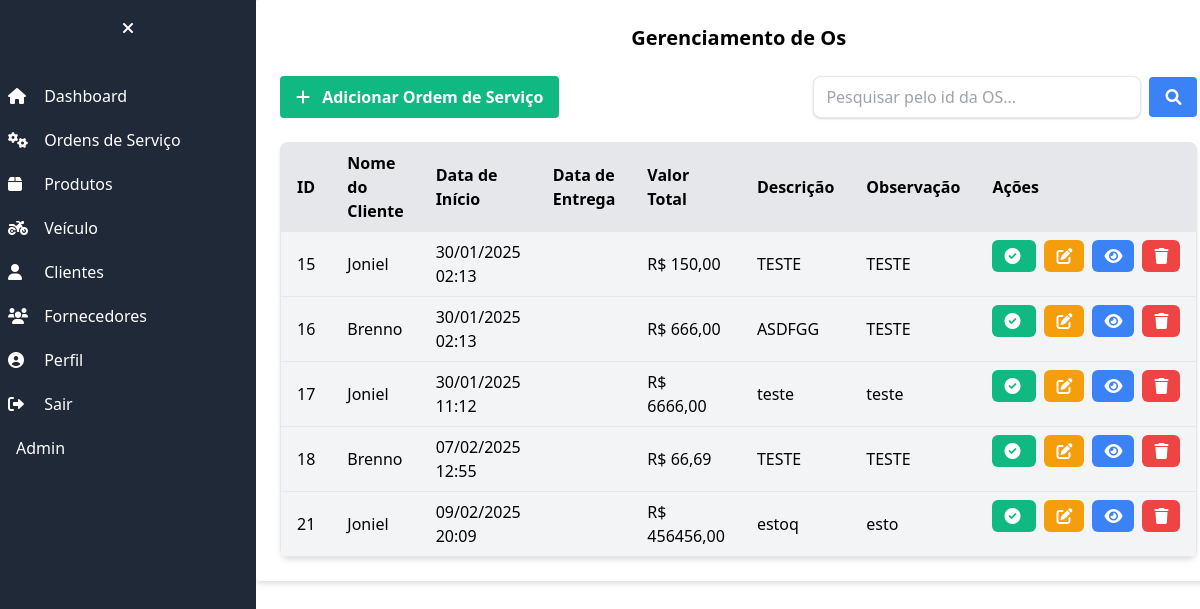
The page /ordem_servico/ (signed in) on the database as committed earlier.
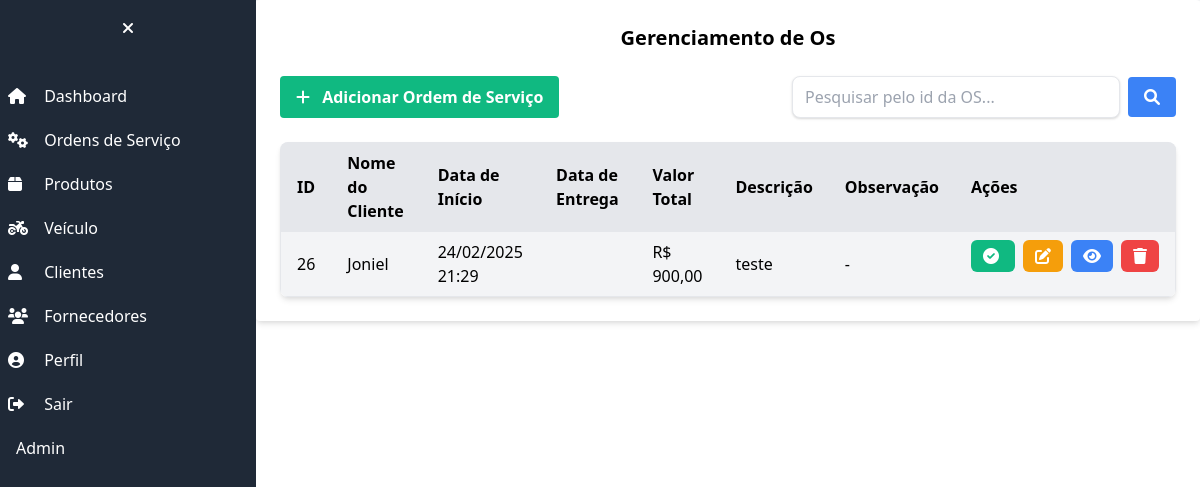
The same page on the database as committed later.
### ordem_servico/models.py (models this page shows, shortened)
class OS(models.Model):
    cliente_nome = models.ForeignKey(Cliente, on_delete=models.CASCADE, verbose_name='Nome do Cliente')
    veiculo = models.ManyToManyField(Veiculo, verbose_name='Veiculo do Cliente')
    foto_inicio = models.ImageField(upload_to='images/', blank=True, verbose_name='Foto do veiculo antes da OS')
    data_inicio = models.DateTimeField(auto_now_add=True, null=False, blank=False, verbose_name="Data de inicio")
    data_fim = models.DateTimeField(null=True, blank=True, verbose_name="Data de entrega")
    foto_fim = models.ImageField(upload_to='images/', blank=True, null=True, verbose_name='Foto do veiculo depois da OS')
    mao_obra = models.DecimalField(max_digits=10, decimal_places=2, verbose_name='Valor da mão de obra')
    descricao = models.TextField(blank=True, verbose_name='Descrição')
    valor_total = models.DecimalField(max_digits=10, decimal_places=2)
    observacao = models.TextField('OBSERVAÇÕES', blank=True)
    class Meta:
        verbose_name = 'Ordem de Serviço'
        verbose_name_plural = 'Ordens de Serviço'

### cliente/models.py (models this page shows, shortened)
class Cliente(models.Model):
    nome = models.CharField('NOME', max_length=255)
    cpf_cnpj = models.CharField('CPF', max_length=18, validators=[validate_cpf_cnpj])
    data_nascimento = models.DateField('NASCIDO EM')
    telefone = models.CharField('TELEFONE 1', max_length=20, validators=[validate_phone])
    telefone2 = models.CharField('TELEFONE 2', max_length=20, validators=[validate_phone], blank=True)
    email = models.EmailField('EMAIL', blank=True)
    endereco_cep = models.CharField('CEP', max_length=10, blank=True)
    endereco_logradouro = models.CharField('ENDEREÇO', max_length=255, blank=True)
    endereco_numero = models.CharField('NÚMERO', max_length=10, blank=True)
    endereco_bairro = models.CharField('BAIRRO', max_length=255, blank=True)
    endereco_cidade = models.CharField('CIDADE', max_length=255, blank=True)
    endereco_estado = models.CharField('ESTADO', max_length=2, choices=ESTADOS_CHOICES, blank=True)
    endereco_complemento = models.CharField('COMPLEMENTO', max_length=255, blank=True)
    observacao = models.TextField('OBSERVAÇÕES', blank=True)
    criado_em = models.DateTimeField('CRIADO EM', auto_now_add=True)
    class Meta:
        verbose_name = 'Cliente'
        verbose_name_plural = 'Clientes'
    def __str__(self) -> str:
        return self.nome

### ordem_servico/views.py (the view)
# urls.py: path('', OSListView.as_view(), name='os_list'),
class OSListView(ListView):
    model = OS
    template_name = "os_list.html"
    context_object_name = "ordem_servico"
    def get_queryset(self):
        queryset = super().get_queryset()
        search_query = self.request.GET.get("search", "")
        if search_query:
            queryset = queryset.filter(id__icontains=search_query)
        return queryset

### ordem_servico/templates/os_list.html (shortened to what the changed rows need)
{% extends "base.html" %}
{% block content %}
<div class="w-full max-w-full md:max-w-5xl lg:max-w-7xl mx-auto bg-white rounded shadow-md p-6">
    <h2 class="text-xl font-bold mb-6 text-center">Gerenciamento de Os</h2>
    <div class="overflow-x-auto shadow-md rounded-lg">
        <table class="table-auto w-full text-left bg-gray-100 border rounded-lg">
            <thead>
                <tr class="bg-gray-200">
                    <th class="px-4 py-2">ID</th>
                    <th class="px-4 py-2">Nome do Cliente</th>
                    <th class="px-4 py-2">Data de Início</th>
                    <th class="px-4 py-2">Data de Entrega</th>
                    <th class="px-4 py-2">Valor Total</th>
                    <th class="px-4 py-2">Descrição</th>
                    <th class="px-4 py-2">Observação</th>
                    <th class="px-4 py-2">Ações</th>
                </tr>
            </thead>
            <tbody>
                {% for os in ordem_servico %}
                <tr class="border-t">
                    <td class="px-4 py-2">{{os.id}}</td>
                    <td class="px-4 py-2">{{os.cliente_nome}}</td>
                    <td class="px-4 py-2">{{os.data_inicio|date:"d/m/Y H:i"}}</td>
                    <td class="px-4 py-2">{{os.data_fim|date:"d/m/Y H:i"}}</td>
                    <td class="px-4 py-2">R$ {{ os.valor_total }}</td>
                    <td class="px-4 py-2">{{os.descricao|default:"-"}}</td>
                    <td class="px-4 py-2">{{os.observacao|default:"-"}}</td>
                    <td class=" px-4 py-2 text-center flex justify-center space-x-2">
                        {% if not os.data_fim %}
                        <a href="{% url 'os_complete' pk=os.pk %}"
                            class="bg-green-500 hover:bg-green-600 text-white py-1 px-3 rounded-md flex items-center">
                            <i class="fas fa-check-circle mr-1"></i>
                        </a>
                        {% else %}
                        <span class="bg-gray-400 text-white py-1 px-3 rounded-md flex items-center cursor-not-allowed">
                            <i class="fas fa-check-circle mr-1"></i>
                        </span>
                        {% endif %}
                        {% if not os.data_fim %}
                        <a href="{% url 'os_edit' pk=os.pk %}" class="bg-yellow-500 hover:bg-yellow-600 text-white py-1 px-3 rounded-md">
                            <i class="fas fa-edit"></i>
                        </a>
                        {% else %}
                        <span class="bg-gray-400 text-white py-1 px-3 rounded-md flex items-center cursor-not-allowed">
                            <i class="fas fa-edit"></i>
                        </span>
                        {% endif %}
                        <a href="{% url 'os_detail' pk=os.pk %}" class="bg-blue-500 hover:bg-blue-600 text-white py-1 px-3 rounded-md">
                            <i class="fas fa-eye"></i>
                            </a>
                        <a href="{% url 'os_confirm_delete' pk=os.pk %}" class="bg-red-500 hover:bg-red-600 text-white py-1 px-3 rounded-md">
                            <i class="fas fa-trash"></i>
                        </a>
                    </td>
                </tr>
                {% empty %}
                <tr>
                    <td colspan="10" class="text-center text-gray-500 py-4">Nenhuma Ordem de Serviço encontrada.</td>
                </tr>
                {% endfor %}
            </tbody>
        </table>
    </div>
</div>
{% endblock %}

Rows that differ between the two databases and show on the page:
removed OS: id "15", cliente_nome "Joniel", data_inicio "30/01/2025 02:13", valor_total "150,00", descricao "TESTE", observacao "TESTE"
removed OS: id "16", cliente_nome "Brenno", data_inicio "30/01/2025 02:13", valor_total "666,00", descricao "ASDFGG", observacao "TESTE"
removed OS: id "17", cliente_nome "Joniel", data_inicio "30/01/2025 11:12", valor_total "6666,00", descricao "teste", observacao "teste"
removed OS: id "18", cliente_nome "Brenno", data_inicio "07/02/2025 12:55", valor_total "66,69", descricao "TESTE", observacao "TESTE"
removed OS: id "21", cliente_nome "Joniel", data_inicio "09/02/2025 20:09", valor_total "456456,00", descricao "estoq", observacao "esto"
added OS: id "26", cliente_nome "Joniel", data_inicio "24/02/2025 21:29", valor_total "900,00", descricao "teste", observacao "-"
